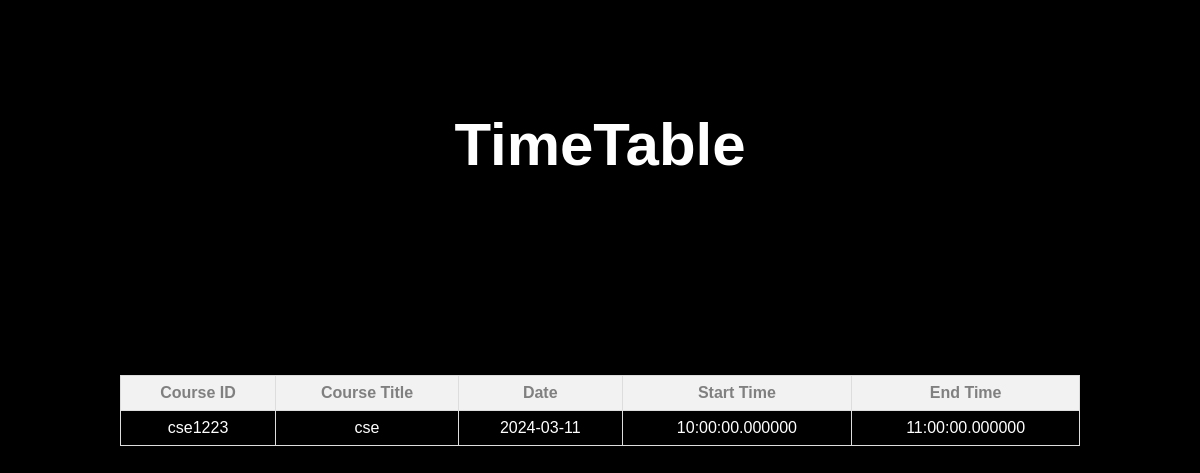
Screenshot of /timetable.php with the database file from the repository.
### tables this page shows
CREATE TABLE `exam` (
  `course_id` varchar(10) NOT NULL,
  `course_title` varchar(30) NOT NULL,
  `date` date NOT NULL,
  `start_time` time(6) NOT NULL,
  `end_time` time(6) NOT NULL
);

### timetable.php (the view, shortened to what this page needs)
<!DOCTYPE html>
<html lang="en">
<head>
</head>
<body>
<h1 class="h1">TimeTable</h1>
<?php
include "conn.php";
$sql = "SELECT * FROM exam";
$result = $conn->query($sql);
if ($result->num_rows > 0) {
    echo "<table>";
    echo "<tr><th>Course ID</th><th>Course Title</th><th>Date</th><th>Start Time</th><th>End Time</th></tr>";
    while ($row = $result->fetch_assoc()) {
        echo "<tr>";
        echo "<td>" . $row["course_id"] . "</td>";
        echo "<td>" . $row["course_title"] . "</td>";
        echo "<td>" . $row["date"] . "</td>";
        echo "<td>" . $row["start_time"] . "</td>";
        echo "<td>" . $row["end_time"] . "</td>";
        echo "</tr>";
    }
    echo "</table>";
} else {
    echo "No exam details available.";
}
?>
</body>
</html>

### timetable.php (style rules this page uses)
body { font-family: Arial, sans-serif; display: flex; align-items: center; justify-content: center; height: 100vh; margin: 0; background-color: black; color: white; }
table { border-collapse: collapse; width: 80%; margin-top: 20px; }
th, td { border: 1px solid #dddddd; text-align: center; padding: 8px; }
th { color: grey; }
th { background-color: #f2f2f2; }
.h1 { position: absolute; top:70px; font-size: 60px; }

### rows the page displays
exam: course_id "cse1223", course_title "cse", date "2024-03-11", start_time "10:00:00.000000", end_time "11:00:00.000000"
